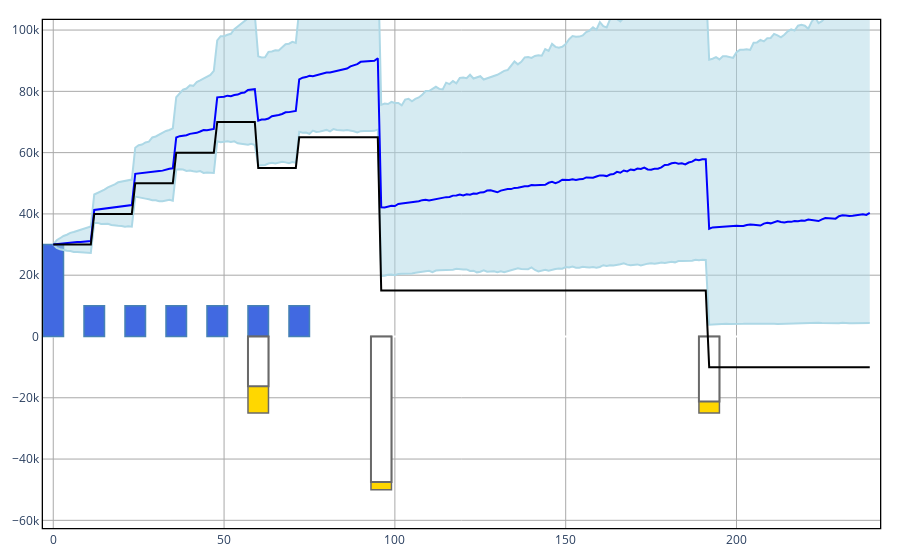

Write notebook code for a chart like this one.
### Code cell
ALMc.display(problem,bar_width = 6)

### Figure 1 — Plotly figure (JSON) as saved in the notebook; plotly's stock layout.template omitted (floating-point values rounded to 4 significant figures; data arrays with more than 128 entries replaced by an {"elided": "..."} marker saying what was removed)
{"data": [{"line": {"color": "lightblue"}, "mode": "lines", "name": "95% quantile", "type": "scatter", "x": {"elided": "240 int values"}, "y": {"elided": "240 float values"}}, {"fill": "tonexty", "line": {"color": "lightblue"}, "mode": "lines", "name": "5% quantile", "type": "scatter", "x": {"elided": "240 int values"}, "y": {"elided": "240 float values"}}, {"line": {"color": "blue"}, "mode": "lines", "name": "50% quantile", "type": "scatter", "x": {"elided": "240 int values"}, "y": {"elided": "240 float values"}}, {"marker": {"color": "royalblue", "line": {"color": "steelblue", "width": 1.5}}, "name": "Assets", "type": "bar", "width": 6, "x": {"elided": "240 int values"}, "y": {"elided": "240 int values"}}, {"marker": {"color": "gold", "line": {"color": "dimgray", "width": 1.5}}, "name": "Goals", "type": "bar", "width": 6, "x": {"elided": "240 int values"}, "y": {"elided": "240 int values"}}, {"marker": {"color": "white", "line": {"color": "dimgray", "width": 2}, "opacity": 1}, "name": "Goal LB", "type": "bar", "width": 6, "x": {"elided": "240 int values"}, "y": {"elided": "240 int values"}}, {"line": {"color": "black"}, "mode": "lines", "name": "Neutral wealth consumption", "type": "scatter", "x": {"elided": "240 int values"}, "y": {"elided": "240 int values"}}], "layout": {"barmode": "overlay", "margin": {"b": 20, "l": 20, "r": 20, "t": 20}, "paper_bgcolor": "white", "plot_bgcolor": "white", "showlegend": false, "xaxis": {"gridcolor": "darkgray", "gridwidth": 1, "linecolor": "black", "linewidth": 1.3, "mirror": true, "showgrid": true, "showline": true}, "yaxis": {"gridcolor": "darkgray", "gridwidth": 1, "linecolor": "black", "linewidth": 1.3, "mirror": true, "range": [-62500, 103300.0], "showgrid": true, "showline": true}}}
